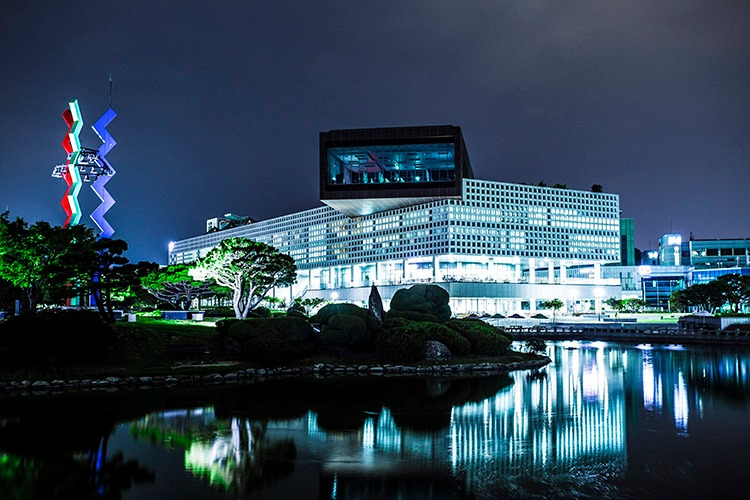
%> input picture 100번대/MAS10009_2020F_JJH/Week10/assignment6_guide/kaist.jpg, 750 x 500 px
$ octave HW3_1a.m   (GNU Octave 9; MATLAB toolbox functions it lacks are replaced by stand-ins)
%> lines starting %> are read from the running program, lines starting %| are printed output that depends on the picture
clear;
clc;
% Fill out the @ area
%------------------------------------------------------------------------%

% Read the image, and convert to gray scale
I = rgb2gray(imread('kaist.jpg'));
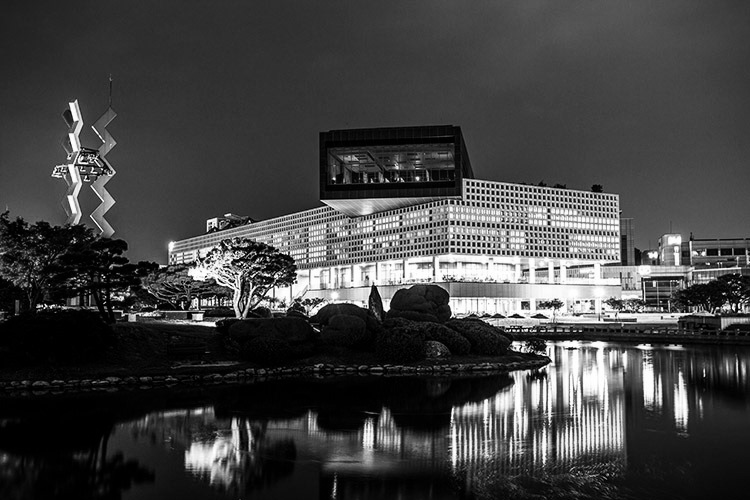
%> I: size 500x750 uint8; min 0, max 255, mean 65.6
% Convert image values from [0, 255] to [0, 1]
% (built-in function "svd" works for [0, 1])
I = im2double(I);
%> I: size 500x750 double
% Image size
[a, b] = size(I);
%> a = 500; b = 750
% Singular value decomposition
[U, S, V] = svd(I);
ft = 15;
figure(1), clf(1)
% Draw the original image
subplot(2, 4, 1),imshow(I), title(sprintf('Original image %d x %d', a,b))
set(gca, 'fontsize', ft)
% Plot the Singular values
subplot(2, 4, 2),plot(S, 'linewidth',2), title('Singular values')
set(gca, 'fontsize', ft), xlim([0, a])
r = 20;
for k=1:6
    subplot(2, 4, k+2),
    % r*k rank approximation
    Approximation = U(:,1:r*k)*S(1:r*k,1:r*k)*V(:,1:r*k)';
    imshow(Approximation)
    title(sprintf('Rank %d approximation',r*k))
    set(gca, 'fontsize', ft)
end
%> this loop made 6 passes
%> pass 1, `imshow(Approximation)`:
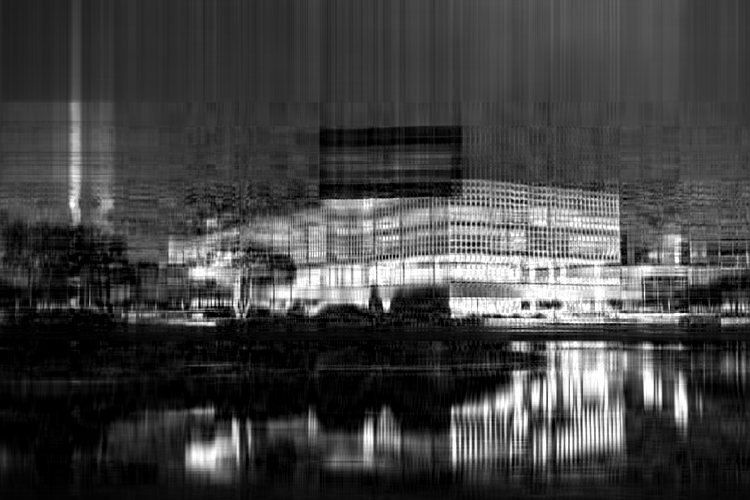
%> displayed picture: size 500x750, on the screen's scale of 0 to 255; min 0, max 255, mean 65.8
%> pass 2, `imshow(Approximation)`:
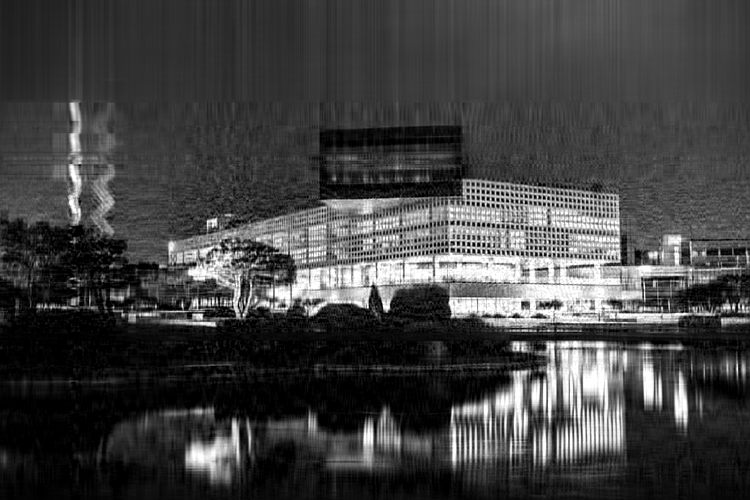
%> displayed picture: size 500x750, on the screen's scale of 0 to 255; min 0, max 255, mean 65.8; mean of the top-left, top-right, bottom-left and bottom-right quarters 60.2, 77.9, 38.7, 86.3
%> after the loop:
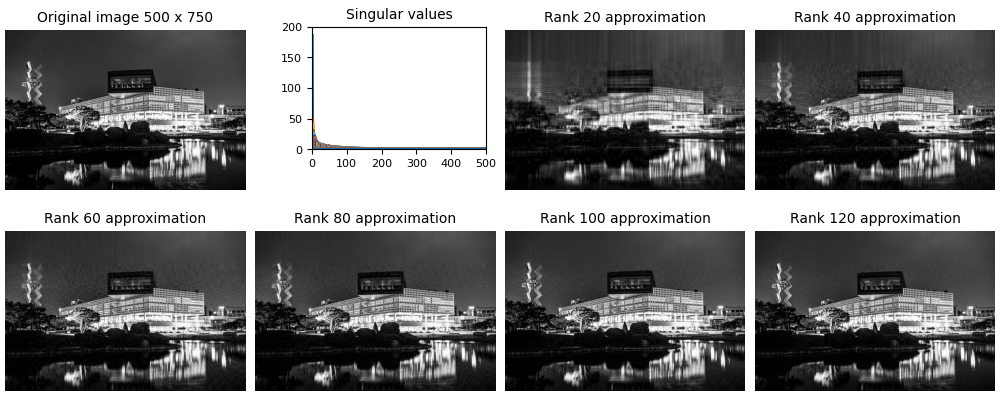
%> figure redrawn from the program's plot data, 8 panels
